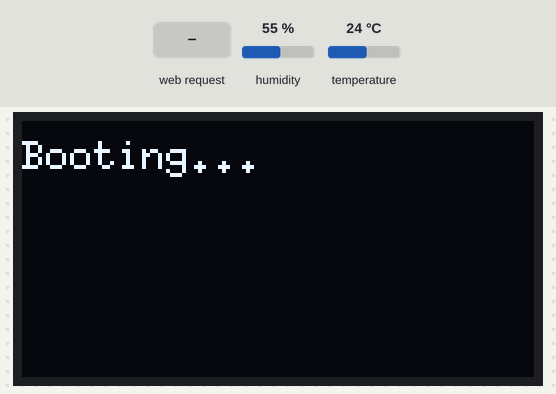
Recording of a program running on a simulated ESP8266 (NodeMCU). Shown: 128×64 one-colour display. The test bench sets the inputs (shaded band); at power-on: humidity 55 %, temperature 24 °C. WiFi joins after 1.5 s; servers stay silent unless stated; not simulated (calls return 0 or success): secrets.h; what the program prints to the serial monitor is not drawn.

Above: at 0.2 s.
1.7 s: HTTP request GET /display?state=off received
At 2.5 s:
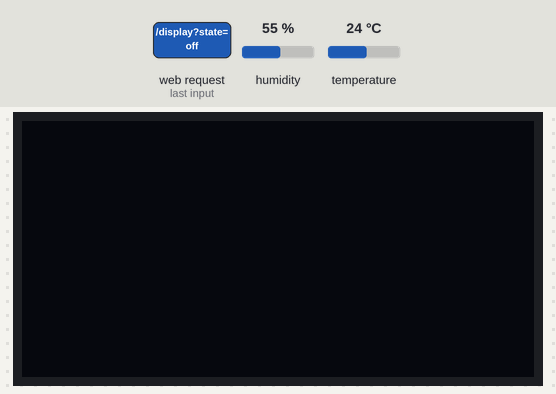
3.2 s: HTTP request GET /display?state=on received
At 4.8 s:
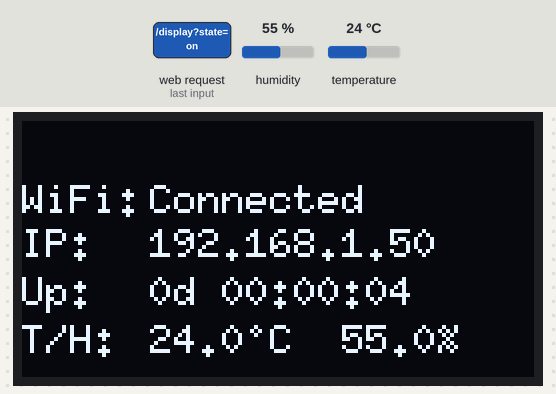
7.5 s: HTTP request GET /display?state=off received
At 8.1 s:
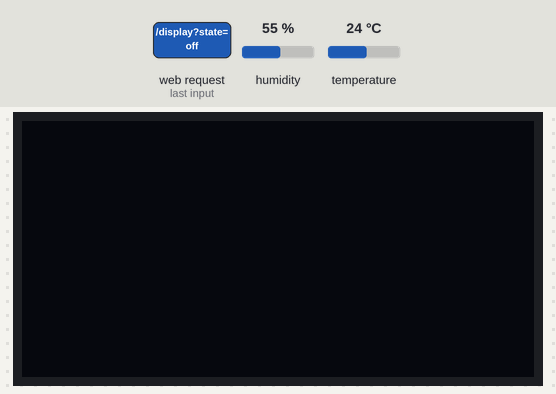
Timing chart, 0 to 10.5 s (numbered marks = the images above; inputs shaded):
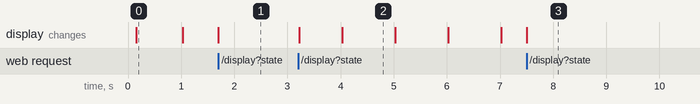

Measured:
- after the input at 1.7 s, the display: changes at once (image 1)
- after the input at 3.2 s, the display: first changes at once (image 2 shows a later state)
- after the input at 7.5 s, the display: changes at once (image 3)
- what the display in image 0 shows lasts 0.8 s, from 0.2 s to 1.0 s
- what the display in image 2 shows lasts 1.0 s, from 4.0 s to 5.0 s

The program:

main.cpp
```cpp
#include <Arduino.h>
#include <ESP8266WiFi.h>
#include <ESP8266WebServer.h>
#include <Wire.h>
#include <U8g2lib.h>
#include <ArduinoJson.h>
#include <DHT.h>

#include "secrets.h"

constexpr uint8_t OLED_SDA  = 14;
constexpr uint8_t OLED_SCL  = 12;
constexpr uint8_t OLED_ADDR = 0x3C;

U8G2_SSD1306_128X64_NONAME_F_HW_I2C display(U8G2_R0, U8X8_PIN_NONE, OLED_SCL, OLED_SDA);

constexpr uint8_t DHT_PIN = 13;                    // D7
constexpr uint32_t DHT_INTERVAL_MS = 5000;
DHT dht(DHT_PIN, DHT22);

ESP8266WebServer server(80);

bool displayEnabled  = true;
bool displayDetected = false;

enum class WifiState { Connecting, Connected, Failed, Lost };
WifiState wifiState = WifiState::Connecting;
uint32_t connectStartedAt = 0;
constexpr uint32_t CONNECT_TIMEOUT_MS = 20000;

float temperature = NAN;
float humidity    = NAN;
bool  sensorOk    = false;
uint8_t sensorFails = 0;

uint64_t uptimeMs() {
  static uint32_t last = 0;
  static uint64_t total = 0;
  uint32_t now = millis();
  total += (uint32_t)(now - last);
  last = now;
  return total;
}

String formatUptime(uint64_t ms) {
  uint32_t s = ms / 1000;
  char buf[24];
  snprintf(buf, sizeof(buf), "%ud %02u:%02u:%02u",
           s / 86400, (s % 86400) / 3600, (s % 3600) / 60, s % 60);
  return String(buf);
}

void readSensor() {
  float t = dht.readTemperature();
  float h = dht.readHumidity();

  if (isnan(t) || isnan(h)) {
    if (++sensorFails >= 3) {
      sensorOk = false;
      Serial.println("DHT22 read failed");
    }
    return;
  }
  sensorFails = 0;
  sensorOk = true;
  temperature = t;
  humidity = h;
}


void startWifi() {
  WiFi.mode(WIFI_STA);
  WiFi.setAutoReconnect(true);
  WiFi.persistent(false);
  WiFi.begin(WIFI_SSID, WIFI_PASSWORD);
  connectStartedAt = millis();
  wifiState = WifiState::Connecting;
  Serial.printf("Connecting to %s...\n", WIFI_SSID);
}

void updateWifiState() {
  if (WiFi.status() == WL_CONNECTED) {
    if (wifiState != WifiState::Connected) {
      Serial.printf("Connected, IP: %s\n", WiFi.localIP().toString().c_str());
    }
    wifiState = WifiState::Connected;
    return;
  }

  if (wifiState == WifiState::Connected) {
    Serial.println("Wi-Fi connection lost");
    wifiState = WifiState::Lost;
    connectStartedAt = millis();
  } else if (wifiState == WifiState::Connecting &&
             millis() - connectStartedAt > CONNECT_TIMEOUT_MS) {
    Serial.println("Wi-Fi connect failed, retrying");
    wifiState = WifiState::Failed;
  } else if ((wifiState == WifiState::Failed || wifiState == WifiState::Lost) &&
             millis() - connectStartedAt > CONNECT_TIMEOUT_MS) {
    WiFi.disconnect();
    WiFi.begin(WIFI_SSID, WIFI_PASSWORD);
    connectStartedAt = millis();
  }
}

const char* wifiStateText() {
  switch (wifiState) {
    case WifiState::Connecting: return "Connecting...";
    case WifiState::Connected:  return "Connected";
    case WifiState::Failed:     return "Can't connect!";
    case WifiState::Lost:       return "Connection lost!";
  }
  return "?";
}

bool probeDisplay() {
  Wire.begin(OLED_SDA, OLED_SCL);
  Wire.beginTransmission(OLED_ADDR);
  return Wire.endTransmission() == 0;
}

void drawScreen() {
  if (!displayDetected) return;

  if (!displayEnabled) {
    display.setPowerSave(1);
    return;
  }
  display.setPowerSave(0);

  display.clearBuffer();
  display.setFont(u8g2_font_6x10_tf);

  display.drawStr((display.getDisplayWidth() - display.getStrWidth(DEVICE_NAME)) / 2,
                  10, DEVICE_NAME);

  display.drawStr(0, 23, "WiFi:");
  display.drawStr(32, 23, wifiStateText());

  display.drawStr(0, 34, "IP:");
  display.drawStr(32, 34, wifiState == WifiState::Connected
                              ? WiFi.localIP().toString().c_str() : "-");

  display.drawStr(0, 46, "Up:");
  display.drawStr(32, 46, formatUptime(uptimeMs()).c_str());

  char line[24];
  if (sensorOk) {
    snprintf(line, sizeof(line), "%.1f\xb0" "C  %.1f%%", temperature, humidity);
  } else {
    snprintf(line, sizeof(line), "sensor error");
  }
  display.drawStr(0, 58, "T/H:");
  display.drawStr(32, 58, line);

  display.sendBuffer();
}


float round1(float v) { return roundf(v * 10.0f) / 10.0f; }

const char* rssiWord(int32_t rssi) {
  if (rssi > -50)  return "High";
  if (rssi > -60)  return "Good";
  if (rssi >= -70) return "Moderate";
  return "Poor";
}

void handleStatus() {
  JsonDocument doc;
  bool connected = WiFi.status() == WL_CONNECTED;
  uint64_t up = uptimeMs();

  int32_t rssi = connected ? WiFi.RSSI() : 0;   // читаем один раз

  doc["device_name"] = DEVICE_NAME;

  JsonObject wifi = doc["wifi"].to<JsonObject>();
  wifi["wifi_connected"] = connected;
  wifi["ssid"]           = connected ? WiFi.SSID() : String();
  wifi["ip"]             = connected ? WiFi.localIP().toString() : String();
  if (connected) wifi["rssi"] = rssi;
  else           wifi["rssi"] = nullptr;

  JsonObject uptime = doc["uptime"].to<JsonObject>();
  uptime["uptime_seconds"] = (uint32_t)(up / 1000);
  uptime["uptime"]         = formatUptime(up);

  JsonObject status = doc["status"].to<JsonObject>();
  status["display_on"] = displayDetected && displayEnabled;
  status["sensor_ok"]  = sensorOk;

  JsonObject sensors = doc["sensors"].to<JsonObject>();
  if (sensorOk) {
    sensors["temperature_c"] = round1(temperature);
    sensors["humidity"]      = round1(humidity);
  } else {
    sensors["temperature_c"] = nullptr;
    sensors["humidity"]      = nullptr;
  }
  if (connected) sensors["wifi_power"] = rssiWord(rssi);
  else           sensors["wifi_power"] = nullptr;

  String out;
  serializeJsonPretty(doc, out);
  server.send(200, "application/json", out);
}

// /display?state=on|off — включить/выключить экран
void handleDisplay() {
  String state = server.arg("state");
  if (state == "on")       displayEnabled = true;
  else if (state == "off") displayEnabled = false;
  else {
    server.send(400, "application/json", "{\"error\":\"use ?state=on|off\"}");
    return;
  }
  drawScreen();
  handleStatus();
}

void handleNotFound() {
  server.send(404, "application/json", "{\"error\":\"not found\"}");
}


void setup() {
  Serial.begin(115200);
  delay(100);
  Serial.println("\nBooting...");

  displayDetected = probeDisplay();
  if (displayDetected) {
    display.begin();
    display.clearBuffer();
    display.setFont(u8g2_font_6x10_tf);
    display.drawStr(0, 12, "Booting...");
    display.sendBuffer();
  } else {
    Serial.println("OLED not found on I2C, check SDA/SCL pins");
  }

  dht.begin();
  startWifi();

  server.on("/status", HTTP_GET, handleStatus);
  server.on("/display", HTTP_GET, handleDisplay);
  server.onNotFound(handleNotFound);
  server.begin();
}

void loop() {
  server.handleClient();
  updateWifiState();

  static uint32_t lastSensor = 0;
  if (lastSensor == 0 || millis() - lastSensor >= DHT_INTERVAL_MS) {
    lastSensor = millis();
    readSensor();
  }

  static uint32_t lastDraw = 0;
  if (millis() - lastDraw >= 1000) {
    lastDraw = millis();
    drawScreen();
  }
}
```
